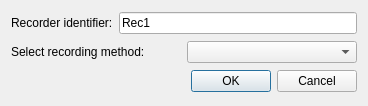
<?xml version="1.0" encoding="UTF-8"?>
<ui version="4.0">
 <class>AddRecorder</class>
 <widget class="QDialog" name="AddRecorder">
  <property name="geometry">
   <rect>
    <x>0</x>
    <y>0</y>
    <width>368</width>
    <height>106</height>
   </rect>
  </property>
  <property name="windowTitle">
   <string>Add a recorder</string>
  </property>
  <layout class="QVBoxLayout" name="verticalLayout">
   <item>
    <layout class="QHBoxLayout" name="idHLayout">
     <item>
      <widget class="QLabel" name="idLabel">
       <property name="text">
        <string>Recorder identifier:</string>
       </property>
      </widget>
     </item>
     <item>
      <widget class="QLineEdit" name="idLineEdit">
       <property name="text">
        <string>Rec1</string>
       </property>
      </widget>
     </item>
    </layout>
   </item>
   <item>
    <layout class="QHBoxLayout" name="methodHLayout">
     <item>
      <widget class="QLabel" name="methodLabel">
       <property name="text">
        <string>Select recording method:</string>
       </property>
      </widget>
     </item>
     <item>
      <widget class="QComboBox" name="methodComboBox"/>
     </item>
    </layout>
   </item>
   <item>
    <widget class="QDialogButtonBox" name="buttonBox">
     <property name="contextMenuPolicy">
      <enum>Qt::NoContextMenu</enum>
     </property>
     <property name="orientation">
      <enum>Qt::Horizontal</enum>
     </property>
     <property name="standardButtons">
      <set>QDialogButtonBox::Cancel|QDialogButtonBox::Ok</set>
     </property>
    </widget>
   </item>
  </layout>
 </widget>
 <resources/>
 <connections>
  <connection>
   <sender>buttonBox</sender>
   <signal>rejected()</signal>
   <receiver>AddRecorder</receiver>
   <slot>reject()</slot>
   <hints>
    <hint type="sourcelabel">
     <x>316</x>
     <y>260</y>
    </hint>
    <hint type="destinationlabel">
     <x>286</x>
     <y>274</y>
    </hint>
   </hints>
  </connection>
 </connections>
</ui>
